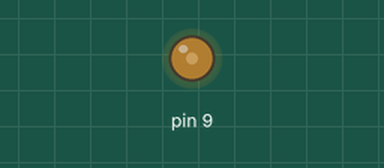
A sketch run on a simulated Arduino Uno, built with avr-gcc and run on an emulated ATmega328P. Shown: output pins drawn as LEDs (lit = HIGH).

Above: at 0.1 s.
Timing chart, 0 to 1.6 s (numbered marks = the images above):
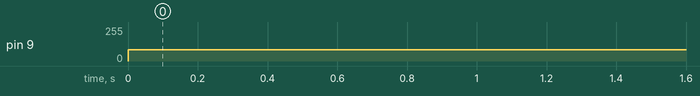

Measured:
- by itself, pin 9: 0/255 → 85/255 at 0.00 s

The sketch:

DC_2N2222.ino
```cpp
void setup() {
  // put your setup code here, to run once:
pinMode(9,OUTPUT);
}

void loop() {
  // put your main code here, to run repeatedly:
analogWrite(9,85);

}
```
